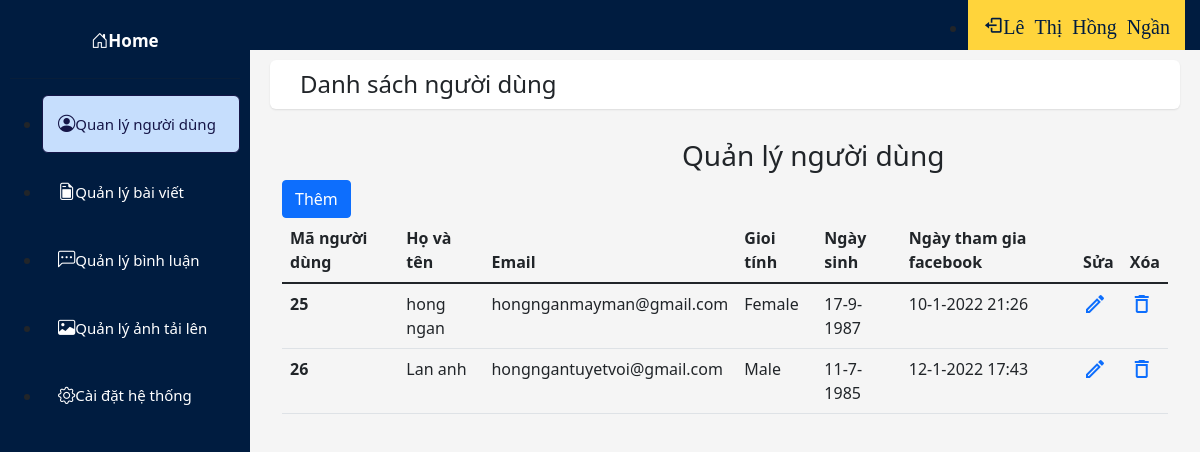
Page /admin/user/quanlynguoidung.php on the committed database.
### tables this page shows
CREATE TABLE `users` (
  `user_id` int(7) NOT NULL,
  `Name` varchar(25) NOT NULL,
  `Email` varchar(30) NOT NULL,
  `Password` varchar(30) NOT NULL,
  `Gender` varchar(6) NOT NULL,
  `Birthday_Date` varchar(11) NOT NULL,
  `FB_Join_Date` varchar(30) NOT NULL
);

### admin/user/quanlynguoidung.php (the view, shortened to what this page needs)
<!DOCTYPE html>
<html lang="en">
<head>
  <link rel="stylesheet" type="text/css" href="/css/hai.css">
  <link rel="stylesheet" href="https://cdn.jsdelivr.net/npm/boxicons@latest/css/boxicons.min.css">
  <link rel="stylesheet" href="https://use.fontawesome.com/releases/v5.8.2/css/all.css">
  <link rel="stylesheet" href="https://cdnjs.cloudflare.com/ajax/libs/jquery-confirm/3.3.2/jquery-confirm.min.css">
    <link rel="stylesheet" href="https://cdn.jsdelivr.net/npm/bootstrap-icons@1.7.2/font/bootstrap-icons.css">
    <link href="https://cdn.jsdelivr.net/npm/bootstrap@5.1.3/dist/css/bootstrap.min.css" rel="stylesheet">
</head>
<body class="app sidebar-mini rtl">
  <header class="app-header">
    <ul class="app-nav">
      <li><a class="app-nav__item" href="/index.html"><i class='bx bx-log-out '>Lê Thị Hồng Ngần</i> </a>
      </li>
    </ul>
  </header>
  <aside class="app-sidebar">
    <div class="app-sidebar__user">
      <div>
        <p class="app-sidebar__user-name"><b> <i class="bi bi-house-door"></i>Home</b></p>
      </div>
    </div>
    <hr>
    <ul class="app-menu">
      <li><a style="text-decoration: none;"  class="app-menu__item active" href="../user/quanlynguoidung.php"><i class="bi bi-person-circle"></i>
          <span class="app-menu__label">Quan lý người dùng</span></a></li>
      <li><a style="text-decoration: none;"  class="app-menu__item " href="../post/quanlybaidang.php"><i class="bi bi-file-earmark-post"></i><span
            class="app-menu__label">Quản lý bài viết</span></a></li>
      <li><a style="text-decoration: none;"  class="app-menu__item " href=""><i class="bi bi-chat-left-dots"></i><span class="app-menu__label">Quản lý bình luận </span></a>
      </li>
       <li><a style="text-decoration: none;"  class="app-menu__item" href="table-data-oder.html"><i class="bi bi-image"></i><span
            class="app-menu__label">Quản lý ảnh tải lên</span></a></li>
      <li><a style="text-decoration:none;" class="app-menu__item" href="#"><i class="bi bi-gear"></i><span class="app-menu__label">Cài
            đặt hệ thống</span></a></li>
    </ul>
  </aside>
  <main class="app-content">
    <div class="app-title">
      <h1> Danh sách người dùng </h1>
  </div>
     <div class="container">
        <h3 style=" margin-left:400px ; margin-top:30px">Quản lý người dùng </h3>
        <button type="button" class="btn btn-primary"><a href="add.php"  style="display: block; color: white;text-decoration:none">Thêm</a></button>
        <table class="table">
  <thead>
    <tr>
      <th scope="col">Mã người dùng</th>
      <th scope="col">Họ và tên </th>
      <th scope="col">Email</th>
      <th scope="col">Gioi tính</th>
      <th scope="col">Ngày sinh</th>
        <th scope="col">Ngày tham gia facebook</th>
      <th scope="col">Sửa</th>
      <th scope="col">Xóa</th>
    </tr>
  </thead>
  <tbody>
      <?php
            $conn = mysqli_connect('localhost','root','','1951060885_facebook');
               $sql = "SELECT * FROM users";
               $result = mysqli_query($conn,$sql);
                if(mysqli_num_rows($result) > 0){
                    while($row = mysqli_fetch_assoc($result)){
            ?>
                        <tr>
                          <th scope="row"><?php echo $row['user_id']  ;      ?></th>
                           <td><?php echo $row['Name']  ;      ?></td>
                          <td><?php echo $row['Email']  ;      ?></td>
                          <td><?php echo $row['Gender']  ;      ?></td>
                          <td><?php echo $row['Birthday_Date']  ;      ?></td>
                            <td><?php echo $row['FB_Join_Date']  ;      ?></td>
                          <td><a href="update.php?id=<?php echo $row['user_id'] ?>"><span class="material-icons-outlined">edit</span></a>
                          </td>
                          <td><a href="delete-user.php?id=<?php echo $row['user_id'] ?>"><span class="material-icons-outlined">delete</span></a>
                         </td>
                           </tr>
        <?php
                    }
                }
       ?>
  </tbody>
    </table>
    </div>
</main>
</body>
</html>

### admin/post/css/hai.css (style rules this page uses)
.app { min-height: calc(100vh - 50px); padding: 10px; margin-top: 30px; background-color: #f5f5f5; -webkit-transition: margin-left 0.3s ease; -o-transition: margin-left 0.3s ease; transition: margin-left 0.3s ease; }
.app-content { min-height: calc(100vh - 50px); padding: 10px; background-color: #f5f5f5; -webkit-transition: margin-left 0.3s ease; -o-transition: margin-left 0.3s ease; transition: margin-left 0.3s ease; }
@media (min-width: 768px) { .app-content { margin-left: 250px; margin-top: 10px; } }
.app-header { position: fixed; left: 0; right: 0; top: 0; width: 100%; display: -webkit-box; display: -ms-flexbox; display: flex; background-color: rgb(0, 28, 64); z-index: 1; padding-right: 15px; padding-left: 15px; }
.bx { font-size: 20px; }
.app-nav { display: -webkit-box; display: -ms-flexbox; display: flex; margin-bottom: 0; -webkit-box-pack: end; -ms-flex-pack: end; justify-content: flex-end; text-align: right; }
@media (min-width: 768px) { .app-nav { -webkit-box-flex: 1; -ms-flex: 1 0 auto; flex: 1 0 auto; } }
.app-nav__item { display: block; padding: 15px; line-height: 0px; color: rgb(0, 28, 64); background: rgb(255, 212, 59); -webkit-transition: background-color 0.3s ease; -o-transition: background-color 0.3s ease; transition: background-color 0.3s ease; }
.app-sidebar { position: fixed; top: 0; bottom: 0; left: 0; padding-top: 20px; width: 250px; padding-left: 10px; padding-right: 10px; overflow: auto; z-index: 10; background: rgb(0, 28, 64); }
.app-sidebar__user { display: block; display: -ms-flexbox; -ms-flex-align: center; align-items: center; padding: 10px; color: white; text-align: center; }
.app-sidebar__user-name { font-size: 17px; line-height: 1.3; }
.app-sidebar__user-name, .app-sidebar__user-designation { white-space: nowrap; overflow: hidden; -o-text-overflow: ellipsis; text-overflow: ellipsis; margin-bottom: 0; }
.app-menu { margin-bottom: 0; padding-bottom: 40px; }
.app-menu__item { position: relative; display: -webkit-box; display: -ms-flexbox; display: flex; -webkit-box-align: center; -ms-flex-align: center; align-items: center; border-radius: .375rem; margin-bottom: 10px; padding: 15px 15px; font-size: 1.08em; border-left: 0px; box-shadow: none; -webkit-transition: border-left-color 0.3s ease, background-color 0.3s ease; -o-transition: border-left-color 0.3s ease, background-color 0.3s ease; transition: border-left-color 0.3s ease, background-color 0.3s ease; color: white; border: 1px solid transparent; }
.app-menu__item.active, .app-menu__item:hover, .app-menu__item:focus { background: #c6defd; text-decoration: none; color: rgb(22 22 72); box-shadow: none; border: 1px solid rgb(22 22 72); }
.app-menu__label { white-space: nowrap; -webkit-box-flex: 1; -ms-flex: 1 1 auto; flex: 1 1 auto; font-size: 15px; font-weight: 500; }
.btn { cursor: pointer; }
.app-title { display: block; display: -ms-flexbox; display: flex; -webkit-box-align: center; -ms-flex-align: center; align-items: center; -webkit-box-pack: justify; -ms-flex-pack: justify; justify-content: space-between; -webkit-box-orient: horizontal; -webkit-box-direction: normal; -ms-flex-direction: row; flex-direction: row; background-color: #FFF; border-radius: .375rem; padding: 10px 30px; -webkit-box-shadow: 0 1px 2px rgb(0 0 0 / 10%); box-shadow: 0 1px 2px rgb(0 0 0 / 10%); margin-bottom: 20px; }
.app-title h1 { margin: 0; font-size: 24px; font-weight: 400; }

### rows in the picture
users: user_id "25", Name "hong ngan", Email "hongnganmayman@gmail.com", Gender "Female", Birthday_Date "17-9-1987", FB_Join_Date "10-1-2022 21:26"
users: user_id "26", Name "Lan anh", Email "hongngantuyetvoi@gmail.com", Gender "Male", Birthday_Date "11-7-1985", FB_Join_Date "12-1-2022 17:43"
